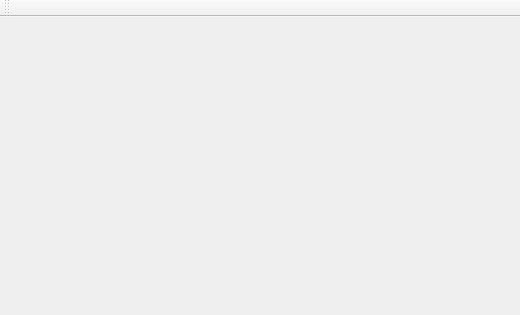
<?xml version="1.0" encoding="UTF-8"?>
<ui version="4.0">
 <class>MainWindow</class>
 <widget class="QMainWindow" name="MainWindow">
  <property name="geometry">
   <rect>
    <x>0</x>
    <y>0</y>
    <width>520</width>
    <height>315</height>
   </rect>
  </property>
  <property name="windowTitle">
   <string>MainWindow</string>
  </property>
  <widget class="QWidget" name="centralWidget">
   <layout class="QVBoxLayout" name="verticalLayout">
    <item>
     <widget class="SlidingStackedWidget" name="stackedWidget"/>
    </item>
   </layout>
  </widget>
  <widget class="QToolBar" name="mainToolBar">
   <attribute name="toolBarArea">
    <enum>TopToolBarArea</enum>
   </attribute>
   <attribute name="toolBarBreak">
    <bool>false</bool>
   </attribute>
  </widget>
 </widget>
 <layoutdefault spacing="6" margin="11"/>
 <customwidgets>
  <customwidget>
   <class>SlidingStackedWidget</class>
   <extends>QStackedWidget</extends>
   <header>slidingstackedwidget.h</header>
   <container>1</container>
  </customwidget>
 </customwidgets>
 <resources/>
 <connections/>
</ui>
